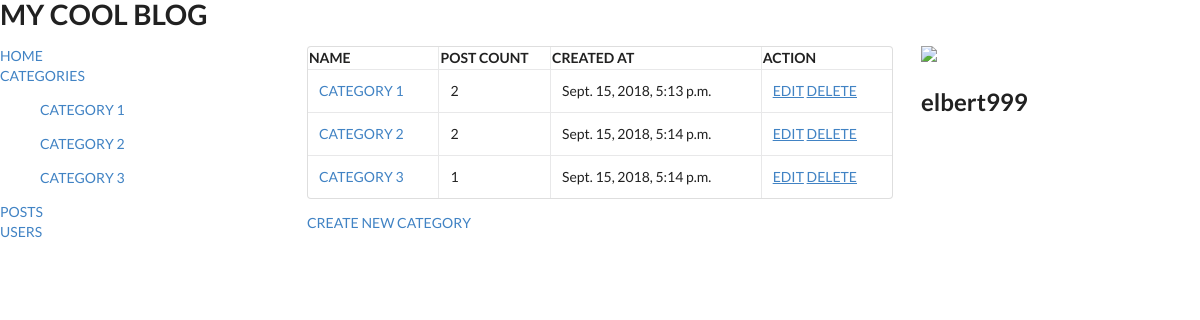
The page /Entry/categories/ (signed in) on the database its author committed.
### Entry/models.py (models this page shows, shortened)
class Categories(models.Model):
    category = models.CharField(max_length = 50)
    created_at = models.DateTimeField(timezone.now())
    class Meta:
        verbose_name_plural = 'Categories'

### Entry/views.py (the view)
# urls.py: path('categories/', views.categories, name = 'categories'),
def categories(request):
    categories = Categories.objects.all()
    posts_count = [category.posts_set.count() for category in categories]
    print(posts_count)
    context = {
        'categories' : categories,
        'posts_count' : posts_count
    }
    return render(request, 'Entry/categories.html', context)

### Entry/templates/Entry/categories.html
{% extends 'base2.html' %}
{% block content %}
<table style="width:100%" class="ui celled table">
    <tr>
        <th>NAME</th>
        <th>POST COUNT</th>
        <th>CREATED AT</th>
        <th>ACTION</th>
    </tr>
    {% for category in categories %}
        <tr>
            <td> <a href="{% url 'Entry:category' category.id %}">{{category.category}}</a></td>
            <td> {{category.posts_set.all.count}}</td>
            <td> {{category.created_at}}</td>
            <td><a href="TODO"><u>EDIT</u></a> <a href="TODO"><u>DELETE</u></a></td>
        </tr>
    {% endfor %}
</table>
<div>
    <a href="{% url 'Entry:new_category' %}"> CREATE NEW CATEGORY </a>
</div>
{% endblock %}

### Entry/templates/base2.html (shortened to what this page needs)
<!DOCTYPE html>
<html lang="en">
<head>
    <link rel="stylesheet" href="https://cdnjs.cloudflare.com/ajax/libs/semantic-ui/2.3.3/semantic.min.css">
    <div class="ui huge header"> MY COOL BLOG </div>
</head>
<body>
    <div class="ui grid">
        <div class="four wide column">
            <div>
                <a href="{% url 'Entry:index' %}">HOME</a>
            </div>
            <div>
                <a href="{% url 'Entry:categories' %}">CATEGORIES</a>
                <div>
                    {% for category in categories %}
                    <a href="{% url 'Entry:category' category.id %}">
                        <ul>{{ category.category }}</ul>
                    </a>
                    {% endfor %}
                </div>
            </div>
            <div>
                <a href="{% url 'Entry:posts' %}">POSTS</a>
            </div>
            <div>
                <a href="{% url 'Entry:users' %}">USERS</a>
            </div>
        </div>
        <div class="eight wide column">
            <div>
                {% block content %}
                {% endblock %}
            </div>
        </div>
        <div class="four wide column">
            {% if user.is_authenticated %}
            <img class="ui small image" src="http://notaris-ppatbadungbali.org/wp-content/uploads/2015/03/empty-profile.png">
            <h2>{{user.username}}</h2>
            {%endif%}
        </div>
    </div>
</body>
</html>

### rows shown on the page
Categories: category "CATEGORY 1", posts_set.all.count "2", created_at "Sept. 15, 2018, 5:13 p.m."
Categories: category "CATEGORY 2", posts_set.all.count "2", created_at "Sept. 15, 2018, 5:14 p.m."
Categories: category "CATEGORY 3", posts_set.all.count "1", created_at "Sept. 15, 2018, 5:14 p.m."

### other values the page prints
{{ user.username }} "elbert999"
